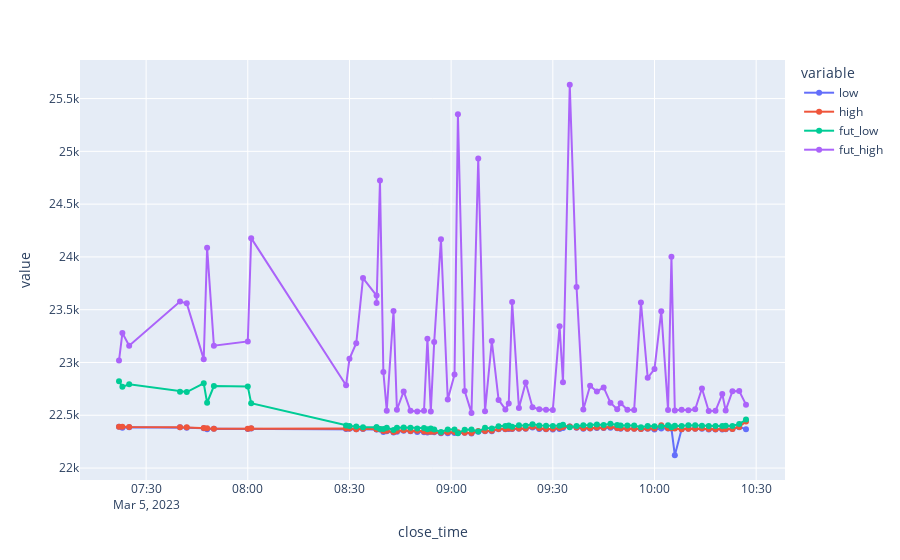

Notebook code cell kept with this figure:
### Markdown cell above
## Predicted and actual low/high

### Code cell
import os
import glob
import pandas as pd
from datetime import timedelta,date
import matplotlib.pyplot as plt
import plotly.express as px

def read_predictions(start_date_inc, end_date_inc):
    """ Read days from start to end from local predictions history"""
    symbol="BTCUSDT"    
    data_dir=f"./../model-dev/PredictLowHighCandlesStrategy/Xy"
    print(f"start date:{start_date_inc}, end date:{end_date_inc}, all inclusive")
    df = pd.DataFrame()
    candles_list=[]
    for n in range(int ((end_date_inc - start_date_inc).days)+1):
        cur_date = start_date_inc + timedelta(n)    
        candles_path=f"{data_dir}/{cur_date}_{symbol}_candles.csv"     
        if not os.path.exists(candles_path): continue
        #print(f"Read {cur_date} candles from {csv_path}")
        cur_candles=pd.read_csv(candles_path,index_col="close_time")
        candles_list.append(cur_candles)
    df = pd.concat(candles_list)
    return df


# Read candles for last 3 days
last_date=trades.open_time.max().date()
first_date=last_date - timedelta(days=0)

df = read_predictions(first_date, last_date)
px.line(df[["low","high","fut_low","fut_high"]], markers=True)
